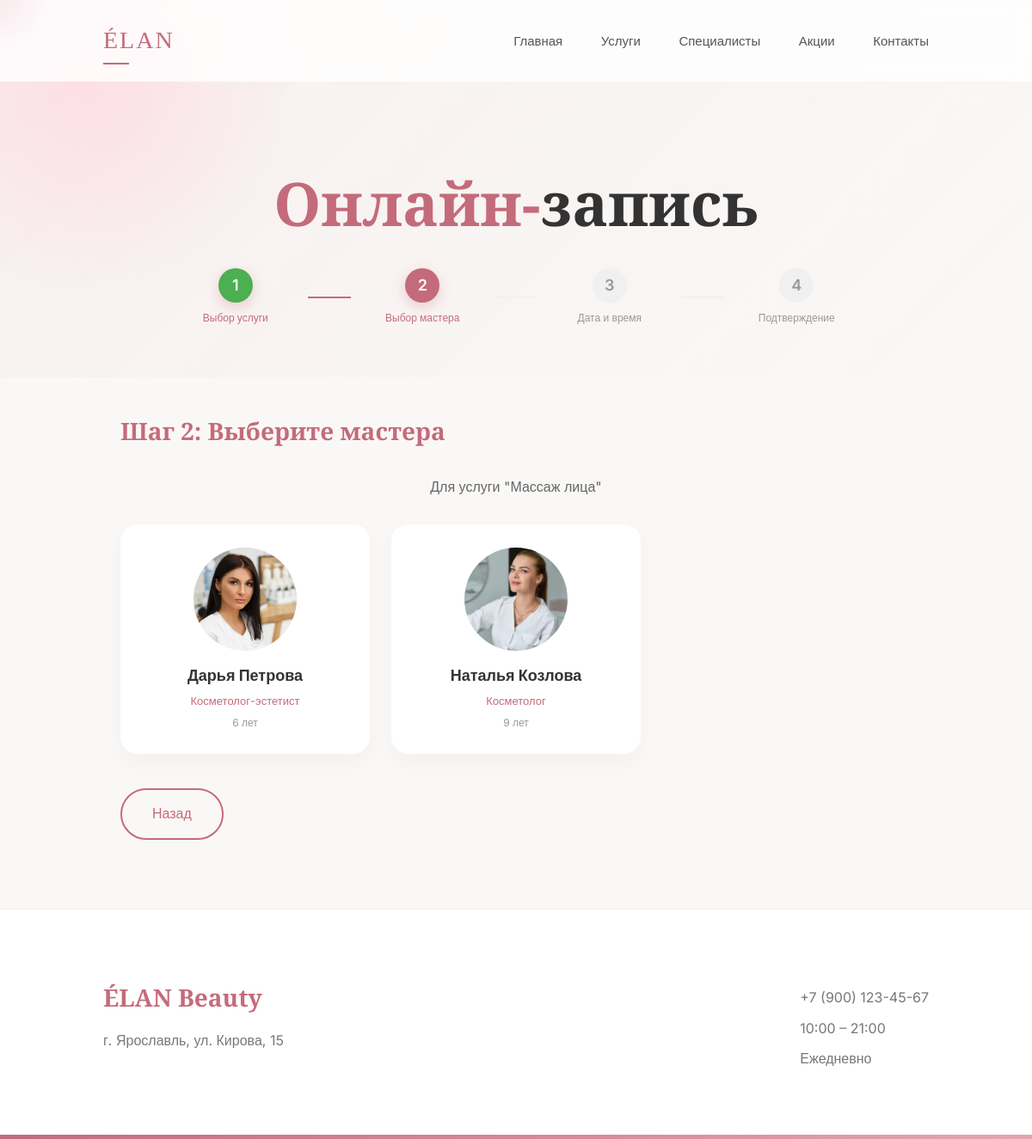
Page /booking.php?service_id=12&step=2 on the committed database.
### tables this page shows
CREATE TABLE `services` (
  `id` int(11) NOT NULL,
  `name` varchar(255) NOT NULL,
  `description` text DEFAULT NULL,
  `price` decimal(10,2) NOT NULL,
  `category` varchar(100) DEFAULT NULL
);

CREATE TABLE `specialists` (
  `id` int(11) NOT NULL,
  `name` varchar(255) NOT NULL,
  `specialization` varchar(255) DEFAULT NULL,
  `experience` int(11) DEFAULT NULL,
  `photo` varchar(255) DEFAULT NULL
);

### booking.php (the view, shortened to what this page needs)
<?php
require_once 'config.php';
$selected_service = isset($_GET['service_id']) ? (int)$_GET['service_id'] : null;
$selected_specialist = isset($_GET['specialist_id']) ? (int)$_GET['specialist_id'] : null;
$selected_date = isset($_GET['date']) ? $_GET['date'] : null;
$selected_time = isset($_GET['time']) ? $_GET['time'] : null;
$step = isset($_GET['step']) ? (int)$_GET['step'] : 1;
if ($selected_service && $selected_specialist && $selected_date && $selected_time) {
    $step = 4;
} elseif ($selected_service && $selected_specialist && $selected_date) {
    $step = 3;
} elseif ($selected_service && $selected_specialist) {
    $step = 3;
} elseif ($selected_service) {
    $step = 2;
} else {
    $step = 1;
}
if ($selected_service) {
    $stmt = $pdo->prepare("
        SELECT s.* FROM specialists s
        JOIN service_specialist ss ON s.id = ss.specialist_id
        WHERE ss.service_id = ?
        ORDER BY s.name
    ");
    $stmt->execute([$selected_service]);
    $available_specialists = $stmt->fetchAll();
}
if ($selected_service) {
    $stmt = $pdo->prepare("SELECT * FROM services WHERE id = ?");
    $stmt->execute([$selected_service]);
    $service_info = $stmt->fetch();
}
function getYearWord($years) {
    $years = $years % 100;
    $last = $years % 10;
    return 'лет';
}
?>
<!DOCTYPE html>
<html lang="ru">
<head>
    <link rel="stylesheet" href="css/booking.css">
    <link rel="stylesheet" href="css/common.css">
</head>
<body>
    <div class="cursor"></div>
    <header>
        <div class="logo">ÉLAN</div>
        <nav>
            <a href="index.php">Главная</a>
            <a href="services.php">Услуги</a>
            <a href="specialists.php">Специалисты</a>
            <a href="promotions.php">Акции</a>
            <a href="contacts.php">Контакты</a>
        </nav>
    </header>
    <section class="page-header">
        <h1>Онлайн-<span>запись</span></h1>
        <div class="booking-steps">
            <div class="step-indicator <?= $step >= 1 ? 'active' : '' ?> <?= $step > 1 ? 'completed' : '' ?>">
                <span class="step-number">1</span>
                <span class="step-label">Выбор услуги</span>
            </div>
            <div class="step-line <?= $step > 1 ? 'active' : '' ?>"></div>
            <div class="step-indicator <?= $step >= 2 ? 'active' : '' ?> <?= $step > 2 ? 'completed' : '' ?>">
                <span class="step-number">2</span>
                <span class="step-label">Выбор мастера</span>
            </div>
            <div class="step-line <?= $step > 2 ? 'active' : '' ?>"></div>
            <div class="step-indicator <?= $step >= 3 ? 'active' : '' ?> <?= $step > 3 ? 'completed' : '' ?>">
                <span class="step-number">3</span>
                <span class="step-label">Дата и время</span>
            </div>
            <div class="step-line <?= $step > 3 ? 'active' : '' ?>"></div>
            <div class="step-indicator <?= $step >= 4 ? 'active' : '' ?>">
                <span class="step-number">4</span>
                <span class="step-label">Подтверждение</span>
            </div>
        </div>
    </section>
    <section class="booking-content">
        <div class="container">
            <?php if ($step == 2): ?>
                <div class="booking-step active">
                    <h2>Шаг 2: Выберите мастера</h2>
                    <?php if ($selected_service && !empty($available_specialists)): ?>
                        <p class="step-info">Для услуги "<?= htmlspecialchars($service_info['name']) ?>"</p>
                        <div class="specialists-booking-grid">
                            <?php foreach ($available_specialists as $specialist): ?>
                                <a href="?service_id=<?= $selected_service ?>&specialist_id=<?= $specialist['id'] ?>&step=3" class="specialist-booking-card">
                                    <div class="specialist-booking-image">
                                        <?php if ($specialist['photo'] && file_exists($specialist['photo'])): ?>
                                            <img src="<?= htmlspecialchars($specialist['photo']) ?>" alt="<?= htmlspecialchars($specialist['name']) ?>">
                                        <?php else: ?>
                                            <div class="specialist-booking-placeholder">
                                                <?= mb_substr($specialist['name'], 0, 1) ?>
                                            </div>
                                        <?php endif; ?>
                                    </div>
                                    <h3><?= htmlspecialchars($specialist['name']) ?></h3>
                                    <p class="specialist-spec"><?= htmlspecialchars($specialist['specialization']) ?></p>
                                    <p class="specialist-exp"><?= $specialist['experience'] ?> <?= getYearWord($specialist['experience']) ?></p>
                                </a>
                            <?php endforeach; ?>
                        </div>
                    <?php endif; ?>
                    <div class="step-navigation">
                        <a href="?step=1" class="btn-secondary">Назад</a>
                    </div>
                </div>
            <?php endif; ?>
        </div>
    </section>
    <footer>
        <div>
            <h3>ÉLAN Beauty</h3>
            <p>г. Ярославль, ул. Кирова, 15</p>
        </div>
        <div>
            <p>+7 (900) 123-45-67</p>
            <p>10:00 – 21:00</p>
            <p>Ежедневно</p>
        </div>
    </footer>
</body>
</html>

### css/booking.css (style rules this page uses)
.booking-steps { display: flex; align-items: center; justify-content: center; gap: 10px; max-width: 800px; margin: 0 auto; }
.step-indicator { display: flex; flex-direction: column; align-items: center; gap: 8px; flex: 1; }
.step-number { width: 40px; height: 40px; border-radius: 50%; background: #f0f0f0; color: #999; display: flex; align-items: center; justify-content: center; font-weight: 600; font-size: 18px; transition: all 0.3s; }
.step-label { font-size: 12px; color: #999; transition: all 0.3s; }
.step-indicator.active .step-number { background: #c46b7b; color: white; box-shadow: 0 5px 15px rgba(196, 107, 123, 0.3); }
.step-indicator.active .step-label { color: #c46b7b; font-weight: 500; }
.step-indicator.completed .step-number { background: #4caf50; color: white; }
.step-line { width: 50px; height: 2px; background: #f0f0f0; transition: background 0.3s; }
.step-line.active { background: #c46b7b; }
.booking-content { padding: 40px 10% 80px; }
.booking-step { display: none; }
.booking-step.active { display: block; animation: fadeIn 0.5s ease; }
.booking-step h2 { font-family: 'Playfair Display', serif; font-size: 28px; color: #c46b7b; margin-bottom: 30px; }
.step-info { text-align: center; color: #666; margin-bottom: 30px; font-size: 16px; }
.specialists-booking-grid { display: grid; grid-template-columns: repeat(auto-fill, minmax(220px, 1fr)); gap: 25px; }
.specialist-booking-card { background: white; border-radius: 20px; padding: 25px 20px; text-decoration: none; color: inherit; box-shadow: 0 10px 25px rgba(0, 0, 0, 0.03); transition: all 0.3s; text-align: center; border: 2px solid transparent; }
.specialist-booking-image { width: 120px; height: 120px; border-radius: 50%; overflow: hidden; margin: 0 auto 15px; }
.specialist-booking-image img { width: 100%; height: 100%; object-fit: cover; }
.specialist-booking-card h3 { font-size: 18px; margin-bottom: 5px; }
.specialist-spec { font-size: 13px; color: #c46b7b; margin-bottom: 5px; }
.specialist-exp { font-size: 12px; color: #999; }
.step-navigation { display: flex; justify-content: space-between; gap: 20px; margin-top: 40px; }

### rows in the picture
services: name "Массаж лица"
specialists: photo (picture), name "Дарья Петрова", specialization "Косметолог-эстетист", experience "6", experience "лет"
specialists: photo (picture), name "Наталья Козлова", specialization "Косметолог", experience "9", experience "лет"
